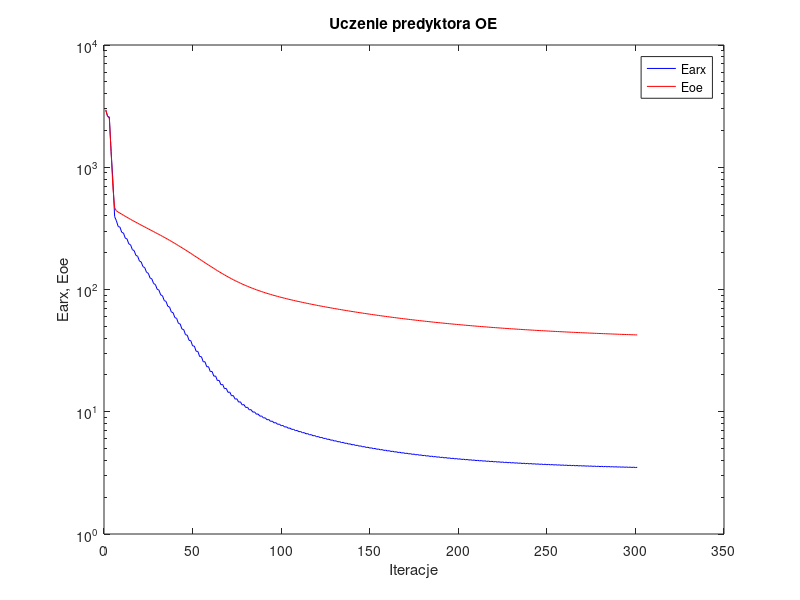
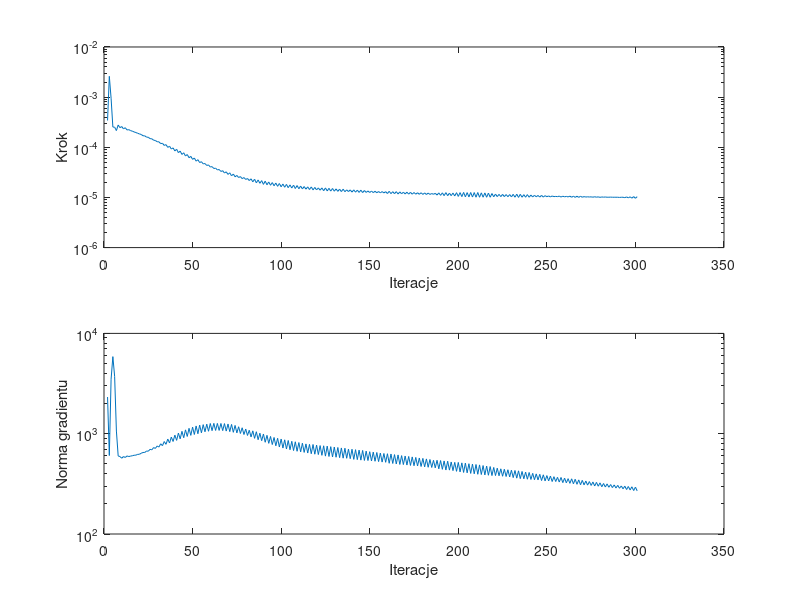

Recreate these plots in MATLAB, in order.
%uczenie predyktora oe
clear all;
n=0; farx(n+1)=2.923812e+003; foe(n+1)=2.955746e+003; wspucz(n+1)=0.000000e+000; ng(n+1)=0.000000e+000;
n=1; farx(n+1)=2.618872e+003; foe(n+1)=2.611921e+003; krok(n+1)=3.423805e-004; ng(n+1)=2.320758e+003;
n=2; farx(n+1)=2.577998e+003; foe(n+1)=2.522272e+003; krok(n+1)=2.598953e-003; ng(n+1)=6.061006e+002;
n=3; farx(n+1)=1.344678e+003; foe(n+1)=1.354184e+003; krok(n+1)=9.511937e-004; ng(n+1)=3.491507e+003;
n=4; farx(n+1)=7.881820e+002; foe(n+1)=6.935181e+002; krok(n+1)=2.534717e-004; ng(n+1)=5.866021e+003;
n=5; farx(n+1)=3.947691e+002; foe(n+1)=4.669193e+002; krok(n+1)=2.516773e-004; ng(n+1)=3.727660e+003;
n=6; farx(n+1)=3.646176e+002; foe(n+1)=4.393671e+002; krok(n+1)=2.154098e-004; ng(n+1)=1.062299e+003;
n=7; farx(n+1)=3.276907e+002; foe(n+1)=4.299765e+002; krok(n+1)=2.778542e-004; ng(n+1)=6.005183e+002;
n=8; farx(n+1)=3.236383e+002; foe(n+1)=4.214621e+002; krok(n+1)=2.463545e-004; ng(n+1)=5.915641e+002;
n=9; farx(n+1)=2.938062e+002; foe(n+1)=4.129406e+002; krok(n+1)=2.594055e-004; ng(n+1)=5.696942e+002;
n=10; farx(n+1)=2.894232e+002; foe(n+1)=4.049115e+002; krok(n+1)=2.326282e-004; ng(n+1)=5.917225e+002;
n=11; farx(n+1)=2.631323e+002; foe(n+1)=3.969146e+002; krok(n+1)=2.456241e-004; ng(n+1)=5.795028e+002;
n=12; farx(n+1)=2.590482e+002; foe(n+1)=3.893849e+002; krok(n+1)=2.215284e-004; ng(n+1)=6.006464e+002;
n=13; farx(n+1)=2.362187e+002; foe(n+1)=3.819126e+002; krok(n+1)=2.247399e-004; ng(n+1)=5.913953e+002;
n=14; farx(n+1)=2.320936e+002; foe(n+1)=3.748581e+002; krok(n+1)=2.151397e-004; ng(n+1)=5.983002e+002;
n=15; farx(n+1)=2.119388e+002; foe(n+1)=3.678655e+002; krok(n+1)=2.093566e-004; ng(n+1)=6.028407e+002;
n=16; farx(n+1)=2.081751e+002; foe(n+1)=3.612451e+002; krok(n+1)=2.026610e-004; ng(n+1)=6.096679e+002;
n=17; farx(n+1)=1.903244e+002; foe(n+1)=3.546769e+002; krok(n+1)=1.963632e-004; ng(n+1)=6.112450e+002;
n=18; farx(n+1)=1.869084e+002; foe(n+1)=3.484330e+002; krok(n+1)=1.906434e-004; ng(n+1)=6.219976e+002;
n=19; farx(n+1)=1.709856e+002; foe(n+1)=3.422268e+002; krok(n+1)=1.845902e-004; ng(n+1)=6.236137e+002;
n=20; farx(n+1)=1.679495e+002; foe(n+1)=3.363030e+002; krok(n+1)=1.802468e-004; ng(n+1)=6.381190e+002;
n=21; farx(n+1)=1.537964e+002; foe(n+1)=3.303934e+002; krok(n+1)=1.697983e-004; ng(n+1)=6.500201e+002;
n=22; farx(n+1)=1.509952e+002; foe(n+1)=3.247251e+002; krok(n+1)=1.691914e-004; ng(n+1)=6.502729e+002;
n=23; farx(n+1)=1.382823e+002; foe(n+1)=3.190641e+002; krok(n+1)=1.596151e-004; ng(n+1)=6.716271e+002;
n=24; farx(n+1)=1.358059e+002; foe(n+1)=3.136086e+002; krok(n+1)=1.582138e-004; ng(n+1)=6.693543e+002;
n=25; farx(n+1)=1.243419e+002; foe(n+1)=3.081448e+002; krok(n+1)=1.487962e-004; ng(n+1)=6.981891e+002;
n=26; farx(n+1)=1.221683e+002; foe(n+1)=3.028600e+002; krok(n+1)=1.477757e-004; ng(n+1)=6.905001e+002;
n=27; farx(n+1)=1.117983e+002; foe(n+1)=2.975536e+002; krok(n+1)=1.383684e-004; ng(n+1)=7.270660e+002;
n=28; farx(n+1)=1.099070e+002; foe(n+1)=2.924054e+002; krok(n+1)=1.367364e-004; ng(n+1)=7.135506e+002;
n=29; farx(n+1)=1.005318e+002; foe(n+1)=2.872281e+002; krok(n+1)=1.289393e-004; ng(n+1)=7.541711e+002;
n=30; farx(n+1)=9.886687e+001; foe(n+1)=2.821866e+002; krok(n+1)=1.287051e-004; ng(n+1)=7.360348e+002;
n=31; farx(n+1)=9.037528e+001; foe(n+1)=2.771091e+002; krok(n+1)=1.182988e-004; ng(n+1)=7.929803e+002;
n=32; farx(n+1)=8.892017e+001; foe(n+1)=2.721546e+002; krok(n+1)=1.202765e-004; ng(n+1)=7.596725e+002;
n=33; farx(n+1)=8.122598e+001; foe(n+1)=2.671628e+002; krok(n+1)=1.089132e-004; ng(n+1)=8.353060e+002;
n=34; farx(n+1)=7.995820e+001; foe(n+1)=2.622810e+002; krok(n+1)=1.131625e-004; ng(n+1)=7.836710e+002;
n=35; farx(n+1)=7.297400e+001; foe(n+1)=2.573591e+002; krok(n+1)=9.960454e-005; ng(n+1)=8.840454e+002;
n=36; farx(n+1)=7.188327e+001; foe(n+1)=2.525429e+002; krok(n+1)=1.051134e-004; ng(n+1)=8.086447e+002;
n=37; farx(n+1)=6.552839e+001; foe(n+1)=2.476961e+002; krok(n+1)=9.229511e-005; ng(n+1)=9.251412e+002;
n=38; farx(n+1)=6.462386e+001; foe(n+1)=2.429491e+002; krok(n+1)=9.729960e-005; ng(n+1)=8.365873e+002;
n=39; farx(n+1)=5.888230e+001; foe(n+1)=2.381769e+002; krok(n+1)=8.459568e-005; ng(n+1)=9.678141e+002;
n=40; farx(n+1)=5.809595e+001; foe(n+1)=2.334888e+002; krok(n+1)=9.144347e-005; ng(n+1)=8.580513e+002;
n=41; farx(n+1)=5.285401e+001; foe(n+1)=2.287910e+002; krok(n+1)=7.813213e-005; ng(n+1)=1.014825e+003;
n=42; farx(n+1)=5.224299e+001; foe(n+1)=2.241889e+002; krok(n+1)=8.408970e-005; ng(n+1)=8.883167e+002;
n=43; farx(n+1)=4.749536e+001; foe(n+1)=2.195804e+002; krok(n+1)=7.197288e-005; ng(n+1)=1.056037e+003;
n=44; farx(n+1)=4.699927e+001; foe(n+1)=2.150624e+002; krok(n+1)=7.773395e-005; ng(n+1)=9.116396e+002;
n=45; farx(n+1)=4.268332e+001; foe(n+1)=2.105590e+002; krok(n+1)=6.702866e-005; ng(n+1)=1.092058e+003;
n=46; farx(n+1)=4.232095e+001; foe(n+1)=2.061484e+002; krok(n+1)=7.166629e-005; ng(n+1)=9.389878e+002;
n=47; farx(n+1)=3.840707e+001; foe(n+1)=2.017585e+002; krok(n+1)=6.197037e-005; ng(n+1)=1.131244e+003;
n=48; farx(n+1)=3.814794e+001; foe(n+1)=1.974663e+002; krok(n+1)=6.596013e-005; ng(n+1)=9.624130e+002;
n=49; farx(n+1)=3.461511e+001; foe(n+1)=1.932090e+002; krok(n+1)=5.745483e-005; ng(n+1)=1.163008e+003;
n=50; farx(n+1)=3.443681e+001; foe(n+1)=1.890481e+002; krok(n+1)=6.108764e-005; ng(n+1)=9.818358e+002;
n=51; farx(n+1)=3.126346e+001; foe(n+1)=1.849365e+002; krok(n+1)=5.294446e-005; ng(n+1)=1.194371e+003;
n=52; farx(n+1)=3.113859e+001; foe(n+1)=1.809184e+002; krok(n+1)=5.665485e-005; ng(n+1)=9.989087e+002;
n=53; farx(n+1)=2.826983e+001; foe(n+1)=1.769703e+002; krok(n+1)=4.960813e-005; ng(n+1)=1.217702e+003;
n=54; farx(n+1)=2.821917e+001; foe(n+1)=1.731234e+002; krok(n+1)=5.162212e-005; ng(n+1)=1.020654e+003;
n=55; farx(n+1)=2.563742e+001; foe(n+1)=1.693534e+002; krok(n+1)=4.669572e-005; ng(n+1)=1.231342e+003;
n=56; farx(n+1)=2.564314e+001; foe(n+1)=1.656873e+002; krok(n+1)=4.743595e-005; ng(n+1)=1.045383e+003;
n=57; farx(n+1)=2.334026e+001; foe(n+1)=1.621038e+002; krok(n+1)=4.341873e-005; ng(n+1)=1.245183e+003;
n=58; farx(n+1)=2.337396e+001; foe(n+1)=1.586231e+002; krok(n+1)=4.453216e-005; ng(n+1)=1.057671e+003;
n=59; farx(n+1)=2.130827e+001; foe(n+1)=1.552324e+002; krok(n+1)=4.037383e-005; ng(n+1)=1.263984e+003;
n=60; farx(n+1)=2.137287e+001; foe(n+1)=1.519503e+002; krok(n+1)=4.116566e-005; ng(n+1)=1.072523e+003;
n=61; farx(n+1)=1.953668e+001; foe(n+1)=1.487610e+002; krok(n+1)=3.773212e-005; ng(n+1)=1.267637e+003;
n=62; farx(n+1)=1.961380e+001; foe(n+1)=1.456793e+002; krok(n+1)=3.840954e-005; ng(n+1)=1.077613e+003;
n=63; farx(n+1)=1.798488e+001; foe(n+1)=1.426939e+002; krok(n+1)=3.533295e-005; ng(n+1)=1.266350e+003;
n=64; farx(n+1)=1.807104e+001; foe(n+1)=1.398148e+002; krok(n+1)=3.609728e-005; ng(n+1)=1.078264e+003;
n=65; farx(n+1)=1.662820e+001; foe(n+1)=1.370317e+002; krok(n+1)=3.298238e-005; ng(n+1)=1.264798e+003;
n=66; farx(n+1)=1.671841e+001; foe(n+1)=1.343534e+002; krok(n+1)=3.415827e-005; ng(n+1)=1.073526e+003;
n=67; farx(n+1)=1.544398e+001; foe(n+1)=1.317681e+002; krok(n+1)=3.070447e-005; ng(n+1)=1.261078e+003;
n=68; farx(n+1)=1.553087e+001; foe(n+1)=1.292848e+002; krok(n+1)=3.242569e-005; ng(n+1)=1.062170e+003;
n=69; farx(n+1)=1.440630e+001; foe(n+1)=1.268922e+002; krok(n+1)=2.877521e-005; ng(n+1)=1.249195e+003;
n=70; farx(n+1)=1.449047e+001; foe(n+1)=1.245974e+002; krok(n+1)=3.098519e-005; ng(n+1)=1.048280e+003;
n=71; farx(n+1)=1.349601e+001; foe(n+1)=1.223872e+002; krok(n+1)=2.697415e-005; ng(n+1)=1.237423e+003;
n=72; farx(n+1)=1.357463e+001; foe(n+1)=1.202723e+002; krok(n+1)=2.931600e-005; ng(n+1)=1.032482e+003;
n=73; farx(n+1)=1.269351e+001; foe(n+1)=1.182395e+002; krok(n+1)=2.580710e-005; ng(n+1)=1.209400e+003;
n=74; farx(n+1)=1.277056e+001; foe(n+1)=1.162972e+002; krok(n+1)=2.746916e-005; ng(n+1)=1.018856e+003;
n=75; farx(n+1)=1.198852e+001; foe(n+1)=1.144310e+002; krok(n+1)=2.496301e-005; ng(n+1)=1.172868e+003;
n=76; farx(n+1)=1.206697e+001; foe(n+1)=1.126493e+002; krok(n+1)=2.605170e-005; ng(n+1)=1.004775e+003;
n=77; farx(n+1)=1.137468e+001; foe(n+1)=1.109340e+002; krok(n+1)=2.372164e-005; ng(n+1)=1.145847e+003;
n=78; farx(n+1)=1.144573e+001; foe(n+1)=1.092968e+002; krok(n+1)=2.492239e-005; ng(n+1)=9.813486e+002;
n=79; farx(n+1)=1.082974e+001; foe(n+1)=1.077213e+002; krok(n+1)=2.284676e-005; ng(n+1)=1.112919e+003;
n=80; farx(n+1)=1.089745e+001; foe(n+1)=1.062178e+002; krok(n+1)=2.382783e-005; ng(n+1)=9.605609e+002;
n=81; farx(n+1)=1.035357e+001; foe(n+1)=1.047691e+002; krok(n+1)=2.170937e-005; ng(n+1)=1.082697e+003;
n=82; farx(n+1)=1.041263e+001; foe(n+1)=1.033829e+002; krok(n+1)=2.352777e-005; ng(n+1)=9.289442e+002;
n=83; farx(n+1)=9.927381e+000; foe(n+1)=1.020457e+002; krok(n+1)=2.047978e-005; ng(n+1)=1.067697e+003;
n=84; farx(n+1)=9.979192e+000; foe(n+1)=1.007656e+002; krok(n+1)=2.307378e-005; ng(n+1)=8.990669e+002;
n=85; farx(n+1)=9.544397e+000; foe(n+1)=9.952984e+001; krok(n+1)=1.954543e-005; ng(n+1)=1.045889e+003;
n=86; farx(n+1)=9.589646e+000; foe(n+1)=9.834604e+001; krok(n+1)=2.230894e-005; ng(n+1)=8.712343e+002;
n=87; farx(n+1)=9.196448e+000; foe(n+1)=9.720525e+001; krok(n+1)=1.914386e-005; ng(n+1)=1.011462e+003;
n=88; farx(n+1)=9.242394e+000; foe(n+1)=9.611230e+001; krok(n+1)=2.167257e-005; ng(n+1)=8.516679e+002;
n=89; farx(n+1)=8.887709e+000; foe(n+1)=9.505120e+001; krok(n+1)=1.821554e-005; ng(n+1)=9.933360e+002;
n=90; farx(n+1)=8.926328e+000; foe(n+1)=9.403299e+001; krok(n+1)=2.114892e-005; ng(n+1)=8.215105e+002;
n=91; farx(n+1)=8.603204e+000; foe(n+1)=9.304805e+001; krok(n+1)=1.789045e-005; ng(n+1)=9.634805e+002;
n=92; farx(n+1)=8.640581e+000; foe(n+1)=9.210162e+001; krok(n+1)=2.036880e-005; ng(n+1)=8.015547e+002;
n=93; farx(n+1)=8.345411e+000; foe(n+1)=9.118343e+001; krok(n+1)=1.749394e-005; ng(n+1)=9.388551e+002;
n=94; farx(n+1)=8.380404e+000; foe(n+1)=9.029922e+001; krok(n+1)=1.977673e-005; ng(n+1)=7.796613e+002;
n=95; farx(n+1)=8.109659e+000; foe(n+1)=8.943999e+001; krok(n+1)=1.709205e-005; ng(n+1)=9.170222e+002;
n=96; farx(n+1)=8.142387e+000; foe(n+1)=8.861060e+001; krok(n+1)=1.934393e-005; ng(n+1)=7.576973e+002;
n=97; farx(n+1)=7.892515e+000; foe(n+1)=8.780300e+001; krok(n+1)=1.666649e-005; ng(n+1)=9.000811e+002;
n=98; farx(n+1)=7.923158e+000; foe(n+1)=8.702233e+001; krok(n+1)=1.894313e-005; ng(n+1)=7.365926e+002;
n=99; farx(n+1)=7.691234e+000; foe(n+1)=8.626080e+001; krok(n+1)=1.630719e-005; ng(n+1)=8.848464e+002;
n=100; farx(n+1)=7.720260e+000; foe(n+1)=8.552392e+001; krok(n+1)=1.850362e-005; ng(n+1)=7.196400e+002;
n=101; farx(n+1)=7.504538e+000; foe(n+1)=8.480390e+001; krok(n+1)=1.597838e-005; ng(n+1)=8.691775e+002;
n=102; farx(n+1)=7.531910e+000; foe(n+1)=8.410571e+001; krok(n+1)=1.817813e-005; ng(n+1)=7.036671e+002;
n=103; farx(n+1)=7.330066e+000; foe(n+1)=8.342244e+001; krok(n+1)=1.565988e-005; ng(n+1)=8.558470e+002;
n=104; farx(n+1)=7.355954e+000; foe(n+1)=8.275915e+001; krok(n+1)=1.777520e-005; ng(n+1)=6.916655e+002;
n=105; farx(n+1)=7.167000e+000; foe(n+1)=8.210967e+001; krok(n+1)=1.539716e-005; ng(n+1)=8.397640e+002;
n=106; farx(n+1)=7.191731e+000; foe(n+1)=8.147735e+001; krok(n+1)=1.759837e-005; ng(n+1)=6.791528e+002;
n=107; farx(n+1)=7.013331e+000; foe(n+1)=8.085690e+001; krok(n+1)=1.506057e-005; ng(n+1)=8.307105e+002;
n=108; farx(n+1)=7.036943e+000; foe(n+1)=8.025291e+001; krok(n+1)=1.726474e-005; ng(n+1)=6.680655e+002;
n=109; farx(n+1)=6.868067e+000; foe(n+1)=7.966007e+001; krok(n+1)=1.489515e-005; ng(n+1)=8.163460e+002;
n=110; farx(n+1)=6.891234e+000; foe(n+1)=7.908234e+001; krok(n+1)=1.689172e-005; ng(n+1)=6.590828e+002;
n=111; farx(n+1)=6.730753e+000; foe(n+1)=7.851462e+001; krok(n+1)=1.476011e-005; ng(n+1)=8.040369e+002;
n=112; farx(n+1)=6.753617e+000; foe(n+1)=7.796094e+001; krok(n+1)=1.649119e-005; ng(n+1)=6.510326e+002;
n=113; farx(n+1)=6.601244e+000; foe(n+1)=7.741639e+001; krok(n+1)=1.461294e-005; ng(n+1)=7.910864e+002;
n=114; farx(n+1)=6.623586e+000; foe(n+1)=7.688418e+001; krok(n+1)=1.625849e-005; ng(n+1)=6.415479e+002;
n=115; farx(n+1)=6.478504e+000; foe(n+1)=7.636035e+001; krok(n+1)=1.438760e-005; ng(n+1)=7.824870e+002;
n=116; farx(n+1)=6.500523e+000; foe(n+1)=7.584766e+001; krok(n+1)=1.621284e-005; ng(n+1)=6.314847e+002;
n=117; farx(n+1)=6.360973e+000; foe(n+1)=7.534199e+001; krok(n+1)=1.414532e-005; ng(n+1)=7.805479e+002;
n=118; farx(n+1)=6.382833e+000; foe(n+1)=7.484811e+001; krok(n+1)=1.583652e-005; ng(n+1)=6.245328e+002;
n=119; farx(n+1)=6.248789e+000; foe(n+1)=7.436110e+001; krok(n+1)=1.414532e-005; ng(n+1)=7.696440e+002;
n=120; farx(n+1)=6.271108e+000; foe(n+1)=7.388496e+001; krok(n+1)=1.549259e-005; ng(n+1)=6.193974e+002;
n=121; farx(n+1)=6.143134e+000; foe(n+1)=7.341478e+001; krok(n+1)=1.393983e-005; ng(n+1)=7.612434e+002;
n=122; farx(n+1)=6.164846e+000; foe(n+1)=7.295401e+001; krok(n+1)=1.549259e-005; ng(n+1)=6.087393e+002;
n=123; farx(n+1)=6.042276e+000; foe(n+1)=7.249883e+001; krok(n+1)=1.361415e-005; ng(n+1)=7.576032e+002;
n=124; farx(n+1)=6.063094e+000; foe(n+1)=7.205209e+001; krok(n+1)=1.549177e-005; ng(n+1)=5.977712e+002;
n=125; farx(n+1)=5.944570e+000; foe(n+1)=7.161131e+001; krok(n+1)=1.348707e-005; ng(n+1)=7.521239e+002;
n=126; farx(n+1)=5.965616e+000; foe(n+1)=7.117920e+001; krok(n+1)=1.519948e-005; ng(n+1)=5.928052e+002;
n=127; farx(n+1)=5.851591e+000; foe(n+1)=7.075273e+001; krok(n+1)=1.338683e-005; ng(n+1)=7.428247e+002;
n=128; farx(n+1)=5.872571e+000; foe(n+1)=7.033390e+001; krok(n+1)=1.507081e-005; ng(n+1)=5.858886e+002;
n=129; farx(n+1)=5.761927e+000; foe(n+1)=6.992051e+001; krok(n+1)=1.331856e-005; ng(n+1)=7.362564e+002;
n=130; farx(n+1)=5.783474e+000; foe(n+1)=6.951494e+001; krok(n+1)=1.481560e-005; ng(n+1)=5.826196e+002;
n=131; farx(n+1)=5.676508e+000; foe(n+1)=6.911415e+001; krok(n+1)=1.321254e-005; ng(n+1)=7.286459e+002;
n=132; farx(n+1)=5.698108e+000; foe(n+1)=6.872069e+001; krok(n+1)=1.465430e-005; ng(n+1)=5.769317e+002;
n=133; farx(n+1)=5.594754e+000; foe(n+1)=6.833189e+001; krok(n+1)=1.308609e-005; ng(n+1)=7.210897e+002;
n=134; farx(n+1)=5.616439e+000; foe(n+1)=6.794980e+001; krok(n+1)=1.460917e-005; ng(n+1)=5.703484e+002;
n=135; farx(n+1)=5.515439e+000; foe(n+1)=6.757207e+001; krok(n+1)=1.302585e-005; ng(n+1)=7.163878e+002;
n=136; farx(n+1)=5.537490e+000; foe(n+1)=6.720166e+001; krok(n+1)=1.416371e-005; ng(n+1)=5.687615e+002;
n=137; farx(n+1)=5.440019e+000; foe(n+1)=6.683572e+001; krok(n+1)=1.308609e-005; ng(n+1)=7.023550e+002;
n=138; farx(n+1)=5.462556e+000; foe(n+1)=6.647592e+001; krok(n+1)=1.414532e-005; ng(n+1)=5.637430e+002;
n=139; farx(n+1)=5.368276e+000; foe(n+1)=6.611994e+001; krok(n+1)=1.277945e-005; ng(n+1)=6.996716e+002;
n=140; farx(n+1)=5.390194e+000; foe(n+1)=6.576963e+001; krok(n+1)=1.416371e-005; ng(n+1)=5.545161e+002;
n=141; farx(n+1)=5.298262e+000; foe(n+1)=6.542370e+001; krok(n+1)=1.273164e-005; ng(n+1)=6.928634e+002;
n=142; farx(n+1)=5.320723e+000; foe(n+1)=6.508352e+001; krok(n+1)=1.399157e-005; ng(n+1)=5.514735e+002;
n=143; farx(n+1)=5.231518e+000; foe(n+1)=6.474724e+001; krok(n+1)=1.259797e-005; ng(n+1)=6.861854e+002;
n=144; farx(n+1)=5.254020e+000; foe(n+1)=6.441627e+001; krok(n+1)=1.396978e-005; ng(n+1)=5.451623e+002;
n=145; farx(n+1)=5.166936e+000; foe(n+1)=6.408913e+001; krok(n+1)=1.249822e-005; ng(n+1)=6.808968e+002;
n=146; farx(n+1)=5.189531e+000; foe(n+1)=6.376745e+001; krok(n+1)=1.373458e-005; ng(n+1)=5.412010e+002;
n=147; farx(n+1)=5.104436e+000; foe(n+1)=6.344974e+001; krok(n+1)=1.259177e-005; ng(n+1)=6.704689e+002;
n=148; farx(n+1)=5.127705e+000; foe(n+1)=6.313732e+001; krok(n+1)=1.346311e-005; ng(n+1)=5.400502e+002;
n=149; farx(n+1)=5.044950e+000; foe(n+1)=6.282847e+001; krok(n+1)=1.254943e-005; ng(n+1)=6.617586e+002;
n=150; farx(n+1)=5.068407e+000; foe(n+1)=6.252452e+001; krok(n+1)=1.338683e-005; ng(n+1)=5.350723e+002;
n=151; farx(n+1)=4.987527e+000; foe(n+1)=6.222402e+001; krok(n+1)=1.248150e-005; ng(n+1)=6.555979e+002;
n=152; farx(n+1)=5.011359e+000; foe(n+1)=6.192839e+001; krok(n+1)=1.328171e-005; ng(n+1)=5.312634e+002;
n=153; farx(n+1)=4.932317e+000; foe(n+1)=6.163596e+001; krok(n+1)=1.240203e-005; ng(n+1)=6.495717e+002;
n=154; farx(n+1)=4.956260e+000; foe(n+1)=6.134833e+001; krok(n+1)=1.312268e-005; ng(n+1)=5.270614e+002;
n=155; farx(n+1)=4.879409e+000; foe(n+1)=6.106392e+001; krok(n+1)=1.234279e-005; ng(n+1)=6.409884e+002;
n=156; farx(n+1)=4.903388e+000; foe(n+1)=6.078390e+001; krok(n+1)=1.308609e-005; ng(n+1)=5.212762e+002;
n=157; farx(n+1)=4.827996e+000; foe(n+1)=6.050707e+001; krok(n+1)=1.231075e-005; ng(n+1)=6.349667e+002;
n=158; farx(n+1)=4.852681e+000; foe(n+1)=6.023471e+001; krok(n+1)=1.302585e-005; ng(n+1)=5.186430e+002;
n=159; farx(n+1)=4.779756e+000; foe(n+1)=5.996504e+001; krok(n+1)=1.197415e-005; ng(n+1)=6.315424e+002;
n=160; farx(n+1)=4.803686e+000; foe(n+1)=5.969917e+001; krok(n+1)=1.323611e-005; ng(n+1)=5.070950e+002;
n=161; farx(n+1)=4.731886e+000; foe(n+1)=5.943644e+001; krok(n+1)=1.191391e-005; ng(n+1)=6.273381e+002;
n=162; farx(n+1)=4.756198e+000; foe(n+1)=5.917794e+001; krok(n+1)=1.302487e-005; ng(n+1)=5.048648e+002;
n=163; farx(n+1)=4.686294e+000; foe(n+1)=5.892240e+001; krok(n+1)=1.185899e-005; ng(n+1)=6.188822e+002;
n=164; farx(n+1)=4.710736e+000; foe(n+1)=5.867061e+001; krok(n+1)=1.304922e-005; ng(n+1)=4.991544e+002;
n=165; farx(n+1)=4.642297e+000; foe(n+1)=5.842161e+001; krok(n+1)=1.171829e-005; ng(n+1)=6.145475e+002;
n=166; farx(n+1)=4.666482e+000; foe(n+1)=5.817638e+001; krok(n+1)=1.290553e-005; ng(n+1)=4.937490e+002;
n=167; farx(n+1)=4.599354e+000; foe(n+1)=5.793430e+001; krok(n+1)=1.182351e-005; ng(n+1)=6.045875e+002;
n=168; farx(n+1)=4.624186e+000; foe(n+1)=5.769589e+001; krok(n+1)=1.274727e-005; ng(n+1)=4.924082e+002;
n=169; farx(n+1)=4.558550e+000; foe(n+1)=5.746014e+001; krok(n+1)=1.171829e-005; ng(n+1)=5.987857e+002;
n=170; farx(n+1)=4.583402e+000; foe(n+1)=5.722789e+001; krok(n+1)=1.273164e-005; ng(n+1)=4.869524e+002;
n=171; farx(n+1)=4.519045e+000; foe(n+1)=5.699829e+001; krok(n+1)=1.164400e-005; ng(n+1)=5.931092e+002;
n=172; farx(n+1)=4.544038e+000; foe(n+1)=5.677215e+001; krok(n+1)=1.266631e-005; ng(n+1)=4.826576e+002;
n=173; farx(n+1)=4.480812e+000; foe(n+1)=5.654856e+001; krok(n+1)=1.161317e-005; ng(n+1)=5.869693e+002;
n=174; farx(n+1)=4.506011e+000; foe(n+1)=5.632846e+001; krok(n+1)=1.253880e-005; ng(n+1)=4.794565e+002;
n=175; farx(n+1)=4.443929e+000; foe(n+1)=5.611079e+001; krok(n+1)=1.161317e-005; ng(n+1)=5.798833e+002;
n=176; farx(n+1)=4.469329e+000; foe(n+1)=5.589655e+001; krok(n+1)=1.240203e-005; ng(n+1)=4.764562e+002;
n=177; farx(n+1)=4.408673e+000; foe(n+1)=5.568464e+001; krok(n+1)=1.155377e-005; ng(n+1)=5.726412e+002;
n=178; farx(n+1)=4.434090e+000; foe(n+1)=5.547592e+001; krok(n+1)=1.240203e-005; ng(n+1)=4.711592e+002;
n=179; farx(n+1)=4.374485e+000; foe(n+1)=5.526946e+001; krok(n+1)=1.148266e-005; ng(n+1)=5.674439e+002;
n=180; farx(n+1)=4.399956e+000; foe(n+1)=5.506620e+001; krok(n+1)=1.231075e-005; ng(n+1)=4.671876e+002;
n=181; farx(n+1)=4.341566e+000; foe(n+1)=5.486517e+001; krok(n+1)=1.144248e-005; ng(n+1)=5.605672e+002;
n=182; farx(n+1)=4.366965e+000; foe(n+1)=5.466718e+001; krok(n+1)=1.221743e-005; ng(n+1)=4.627794e+002;
n=183; farx(n+1)=4.309533e+000; foe(n+1)=5.447146e+001; krok(n+1)=1.148266e-005; ng(n+1)=5.530873e+002;
n=184; farx(n+1)=4.334917e+000; foe(n+1)=5.427874e+001; krok(n+1)=1.197415e-005; ng(n+1)=4.605246e+002;
n=185; farx(n+1)=4.278839e+000; foe(n+1)=5.408825e+001; krok(n+1)=1.155324e-005; ng(n+1)=5.428970e+002;
n=186; farx(n+1)=4.304821e+000; foe(n+1)=5.390055e+001; krok(n+1)=1.209447e-005; ng(n+1)=4.567073e+002;
n=187; farx(n+1)=4.250022e+000; foe(n+1)=5.371468e+001; krok(n+1)=1.115447e-005; ng(n+1)=5.432821e+002;
n=188; farx(n+1)=4.275417e+000; foe(n+1)=5.353134e+001; krok(n+1)=1.233369e-005; ng(n+1)=4.464551e+002;
n=189; farx(n+1)=4.221506e+000; foe(n+1)=5.335004e+001; krok(n+1)=1.101046e-005; ng(n+1)=5.399712e+002;
n=190; farx(n+1)=4.246886e+000; foe(n+1)=5.317132e+001; krok(n+1)=1.235197e-005; ng(n+1)=4.413791e+002;
n=191; farx(n+1)=4.194183e+000; foe(n+1)=5.299461e+001; krok(n+1)=1.085468e-005; ng(n+1)=5.351390e+002;
n=192; farx(n+1)=4.219405e+000; foe(n+1)=5.282012e+001; krok(n+1)=1.248325e-005; ng(n+1)=4.345695e+002;
n=193; farx(n+1)=4.167042e+000; foe(n+1)=5.264769e+001; krok(n+1)=1.083629e-005; ng(n+1)=5.316844e+002;
n=194; farx(n+1)=4.192374e+000; foe(n+1)=5.247811e+001; krok(n+1)=1.219587e-005; ng(n+1)=4.335613e+002;
n=195; farx(n+1)=4.141382e+000; foe(n+1)=5.231051e+001; krok(n+1)=1.085468e-005; ng(n+1)=5.225040e+002;
n=196; farx(n+1)=4.166661e+000; foe(n+1)=5.214517e+001; krok(n+1)=1.221743e-005; ng(n+1)=4.285377e+002;
n=197; farx(n+1)=4.116814e+000; foe(n+1)=5.198178e+001; krok(n+1)=1.069939e-005; ng(n+1)=5.178832e+002;
n=198; farx(n+1)=4.142124e+000; foe(n+1)=5.182029e+001; krok(n+1)=1.245057e-005; ng(n+1)=4.217088e+002;
n=199; farx(n+1)=4.092858e+000; foe(n+1)=5.166048e+001; krok(n+1)=1.048504e-005; ng(n+1)=5.171238e+002;
n=200; farx(n+1)=4.117975e+000; foe(n+1)=5.150287e+001; krok(n+1)=1.248325e-005; ng(n+1)=4.162045e+002;
n=201; farx(n+1)=4.069671e+000; foe(n+1)=5.134710e+001; krok(n+1)=1.039083e-005; ng(n+1)=5.119892e+002;
n=202; farx(n+1)=4.094809e+000; foe(n+1)=5.119328e+001; krok(n+1)=1.259177e-005; ng(n+1)=4.109106e+002;
n=203; farx(n+1)=4.047028e+000; foe(n+1)=5.104109e+001; krok(n+1)=1.029142e-005; ng(n+1)=5.090640e+002;
n=204; farx(n+1)=4.072038e+000; foe(n+1)=5.089126e+001; krok(n+1)=1.248325e-005; ng(n+1)=4.072840e+002;
n=205; farx(n+1)=4.025381e+000; foe(n+1)=5.074318e+001; krok(n+1)=1.023989e-005; ng(n+1)=5.021321e+002;
n=206; farx(n+1)=4.050242e+000; foe(n+1)=5.059687e+001; krok(n+1)=1.254943e-005; ng(n+1)=4.018848e+002;
n=207; farx(n+1)=4.004195e+000; foe(n+1)=5.045240e+001; krok(n+1)=1.018440e-005; ng(n+1)=4.977793e+002;
n=208; farx(n+1)=4.029134e+000; foe(n+1)=5.030990e+001; krok(n+1)=1.251675e-005; ng(n+1)=3.984922e+002;
n=209; farx(n+1)=3.983848e+000; foe(n+1)=5.016897e+001; krok(n+1)=1.010485e-005; ng(n+1)=4.931164e+002;
n=210; farx(n+1)=4.008709e+000; foe(n+1)=5.002996e+001; krok(n+1)=1.253880e-005; ng(n+1)=3.939977e+002;
n=211; farx(n+1)=3.963886e+000; foe(n+1)=4.989248e+001; krok(n+1)=1.009346e-005; ng(n+1)=4.885428e+002;
n=212; farx(n+1)=3.988721e+000; foe(n+1)=4.975730e+001; krok(n+1)=1.235197e-005; ng(n+1)=3.918473e+002;
n=213; farx(n+1)=3.944814e+000; foe(n+1)=4.962359e+001; krok(n+1)=1.010255e-005; ng(n+1)=4.812975e+002;
n=214; farx(n+1)=3.969564e+000; foe(n+1)=4.949181e+001; krok(n+1)=1.231075e-005; ng(n+1)=3.880880e+002;
n=215; farx(n+1)=3.926265e+000; foe(n+1)=4.936148e+001; krok(n+1)=1.009346e-005; ng(n+1)=4.759369e+002;
n=216; farx(n+1)=3.951016e+000; foe(n+1)=4.923317e+001; krok(n+1)=1.222055e-005; ng(n+1)=3.852516e+002;
n=217; farx(n+1)=3.908327e+000; foe(n+1)=4.910616e+001; krok(n+1)=1.009346e-005; ng(n+1)=4.703806e+002;
n=218; farx(n+1)=3.932702e+000; foe(n+1)=4.898121e+001; krok(n+1)=1.197415e-005; ng(n+1)=3.824966e+002;
n=219; farx(n+1)=3.890694e+000; foe(n+1)=4.885793e+001; krok(n+1)=1.029142e-005; ng(n+1)=4.608883e+002;
n=220; farx(n+1)=3.915191e+000; foe(n+1)=4.873654e+001; krok(n+1)=1.168144e-005; ng(n+1)=3.825135e+002;
n=221; farx(n+1)=3.873898e+000; foe(n+1)=4.861657e+001; krok(n+1)=1.038706e-005; ng(n+1)=4.532220e+002;
n=222; farx(n+1)=3.898340e+000; foe(n+1)=4.849835e+001; krok(n+1)=1.151293e-005; ng(n+1)=3.805748e+002;
n=223; farx(n+1)=3.857895e+000; foe(n+1)=4.838148e+001; krok(n+1)=1.039083e-005; ng(n+1)=4.465577e+002;
n=224; farx(n+1)=3.882222e+000; foe(n+1)=4.826614e+001; krok(n+1)=1.151293e-005; ng(n+1)=3.765871e+002;
n=225; farx(n+1)=3.842191e+000; foe(n+1)=4.815211e+001; krok(n+1)=1.038706e-005; ng(n+1)=4.421213e+002;
n=226; farx(n+1)=3.866543e+000; foe(n+1)=4.803971e+001; krok(n+1)=1.141354e-005; ng(n+1)=3.743985e+002;
n=227; farx(n+1)=3.827199e+000; foe(n+1)=4.792850e+001; krok(n+1)=1.034570e-005; ng(n+1)=4.369988e+002;
n=228; farx(n+1)=3.851404e+000; foe(n+1)=4.781882e+001; krok(n+1)=1.141354e-005; ng(n+1)=3.703978e+002;
n=229; farx(n+1)=3.812826e+000; foe(n+1)=4.771031e+001; krok(n+1)=1.023989e-005; ng(n+1)=4.325365e+002;
n=230; farx(n+1)=3.836873e+000; foe(n+1)=4.760314e+001; krok(n+1)=1.153689e-005; ng(n+1)=3.650775e+002;
n=231; farx(n+1)=3.798812e+000; foe(n+1)=4.749711e+001; krok(n+1)=1.010485e-005; ng(n+1)=4.297522e+002;
n=232; farx(n+1)=3.822710e+000; foe(n+1)=4.739243e+001; krok(n+1)=1.161317e-005; ng(n+1)=3.604114e+002;
n=233; farx(n+1)=3.785131e+000; foe(n+1)=4.728884e+001; krok(n+1)=1.001618e-005; ng(n+1)=4.263594e+002;
n=234; farx(n+1)=3.808719e+000; foe(n+1)=4.718665e+001; krok(n+1)=1.155324e-005; ng(n+1)=3.565308e+002;
n=235; farx(n+1)=3.771581e+000; foe(n+1)=4.708568e+001; krok(n+1)=1.009346e-005; ng(n+1)=4.204231e+002;
n=236; farx(n+1)=3.795132e+000; foe(n+1)=4.698616e+001; krok(n+1)=1.136531e-005; ng(n+1)=3.552506e+002;
n=237; farx(n+1)=3.758724e+000; foe(n+1)=4.688775e+001; krok(n+1)=1.010485e-005; ng(n+1)=4.141935e+002;
n=238; farx(n+1)=3.782194e+000; foe(n+1)=4.679060e+001; krok(n+1)=1.138437e-005; ng(n+1)=3.516559e+002;
n=239; farx(n+1)=3.746064e+000; foe(n+1)=4.669447e+001; krok(n+1)=1.009346e-005; ng(n+1)=4.105426e+002;
n=240; farx(n+1)=3.769224e+000; foe(n+1)=4.659975e+001; krok(n+1)=1.115447e-005; ng(n+1)=3.497404e+002;
n=241; farx(n+1)=3.733818e+000; foe(n+1)=4.650614e+001; krok(n+1)=1.022048e-005; ng(n+1)=4.026133e+002;
n=242; farx(n+1)=3.756905e+000; foe(n+1)=4.641375e+001; krok(n+1)=1.104522e-005; ng(n+1)=3.476703e+002;
n=243; farx(n+1)=3.721844e+000; foe(n+1)=4.632239e+001; krok(n+1)=1.029142e-005; ng(n+1)=3.974594e+002;
n=244; farx(n+1)=3.745075e+000; foe(n+1)=4.623228e+001; krok(n+1)=1.095376e-005; ng(n+1)=3.464930e+002;
n=245; farx(n+1)=3.710677e+000; foe(n+1)=4.614305e+001; krok(n+1)=1.017076e-005; ng(n+1)=3.936434e+002;
n=246; farx(n+1)=3.733511e+000; foe(n+1)=4.605496e+001; krok(n+1)=1.100588e-005; ng(n+1)=3.412735e+002;
n=247; farx(n+1)=3.699568e+000; foe(n+1)=4.596782e+001; krok(n+1)=1.015968e-005; ng(n+1)=3.892031e+002;
n=248; farx(n+1)=3.722033e+000; foe(n+1)=4.588182e+001; krok(n+1)=1.085468e-005; ng(n+1)=3.384498e+002;
n=249; farx(n+1)=3.688484e+000; foe(n+1)=4.579681e+001; krok(n+1)=1.034200e-005; ng(n+1)=3.823176e+002;
n=250; farx(n+1)=3.711171e+000; foe(n+1)=4.571292e+001; krok(n+1)=1.071362e-005; ng(n+1)=3.383601e+002;
n=251; farx(n+1)=3.678247e+000; foe(n+1)=4.562987e+001; krok(n+1)=1.023989e-005; ng(n+1)=3.784026e+002;
n=252; farx(n+1)=3.700441e+000; foe(n+1)=4.554787e+001; krok(n+1)=1.069939e-005; ng(n+1)=3.335270e+002;
n=253; farx(n+1)=3.667765e+000; foe(n+1)=4.546677e+001; krok(n+1)=1.038706e-005; ng(n+1)=3.728501e+002;
n=254; farx(n+1)=3.690003e+000; foe(n+1)=4.538672e+001; krok(n+1)=1.048504e-005; ng(n+1)=3.335820e+002;
n=255; farx(n+1)=3.658006e+000; foe(n+1)=4.530749e+001; krok(n+1)=1.039083e-005; ng(n+1)=3.672755e+002;
n=256; farx(n+1)=3.680278e+000; foe(n+1)=4.522926e+001; krok(n+1)=1.061240e-005; ng(n+1)=3.297766e+002;
n=257; farx(n+1)=3.648590e+000; foe(n+1)=4.515180e+001; krok(n+1)=1.019428e-005; ng(n+1)=3.661316e+002;
n=258; farx(n+1)=3.670363e+000; foe(n+1)=4.507532e+001; krok(n+1)=1.057446e-005; ng(n+1)=3.253292e+002;
n=259; farx(n+1)=3.639127e+000; foe(n+1)=4.499964e+001; krok(n+1)=1.028980e-005; ng(n+1)=3.604104e+002;
n=260; farx(n+1)=3.660861e+000; foe(n+1)=4.492492e+001; krok(n+1)=1.048504e-005; ng(n+1)=3.237815e+002;
n=261; farx(n+1)=3.630164e+000; foe(n+1)=4.485095e+001; krok(n+1)=1.023989e-005; ng(n+1)=3.562401e+002;
n=262; farx(n+1)=3.651894e+000; foe(n+1)=4.477789e+001; krok(n+1)=1.061240e-005; ng(n+1)=3.199793e+002;
n=263; farx(n+1)=3.621390e+000; foe(n+1)=4.470553e+001; krok(n+1)=1.009346e-005; ng(n+1)=3.549853e+002;
n=264; farx(n+1)=3.642913e+000; foe(n+1)=4.463408e+001; krok(n+1)=1.061240e-005; ng(n+1)=3.166892e+002;
n=265; farx(n+1)=3.612887e+000; foe(n+1)=4.456333e+001; krok(n+1)=1.003408e-005; ng(n+1)=3.512376e+002;
n=266; farx(n+1)=3.634041e+000; foe(n+1)=4.449345e+001; krok(n+1)=1.057446e-005; ng(n+1)=3.130497e+002;
n=267; farx(n+1)=3.604574e+000; foe(n+1)=4.442429e+001; krok(n+1)=1.003721e-005; ng(n+1)=3.462984e+002;
n=268; farx(n+1)=3.625510e+000; foe(n+1)=4.435594e+001; krok(n+1)=1.057446e-005; ng(n+1)=3.097884e+002;
n=269; farx(n+1)=3.596210e+000; foe(n+1)=4.428830e+001; krok(n+1)=1.009346e-005; ng(n+1)=3.425820e+002;
n=270; farx(n+1)=3.617035e+000; foe(n+1)=4.422150e+001; krok(n+1)=1.039083e-005; ng(n+1)=3.090985e+002;
n=271; farx(n+1)=3.588192e+000; foe(n+1)=4.415537e+001; krok(n+1)=1.017255e-005; ng(n+1)=3.372429e+002;
n=272; farx(n+1)=3.608897e+000; foe(n+1)=4.409004e+001; krok(n+1)=1.031835e-005; ng(n+1)=3.071913e+002;
n=273; farx(n+1)=3.580417e+000; foe(n+1)=4.402535e+001; krok(n+1)=1.018462e-005; ng(n+1)=3.332318e+002;
n=274; farx(n+1)=3.601026e+000; foe(n+1)=4.396143e+001; krok(n+1)=1.029142e-005; ng(n+1)=3.049367e+002;
n=275; farx(n+1)=3.573001e+000; foe(n+1)=4.389813e+001; krok(n+1)=1.010485e-005; ng(n+1)=3.299278e+002;
n=276; farx(n+1)=3.593380e+000; foe(n+1)=4.383557e+001; krok(n+1)=1.034570e-005; ng(n+1)=3.011416e+002;
n=277; farx(n+1)=3.565560e+000; foe(n+1)=4.377362e+001; krok(n+1)=1.009346e-005; ng(n+1)=3.269902e+002;
n=278; farx(n+1)=3.585870e+000; foe(n+1)=4.371241e+001; krok(n+1)=1.029142e-005; ng(n+1)=2.993993e+002;
n=279; farx(n+1)=3.558480e+000; foe(n+1)=4.365178e+001; krok(n+1)=1.003408e-005; ng(n+1)=3.235834e+002;
n=280; farx(n+1)=3.578386e+000; foe(n+1)=4.359186e+001; krok(n+1)=1.023989e-005; ng(n+1)=2.959536e+002;
n=281; farx(n+1)=3.551419e+000; foe(n+1)=4.353252e+001; krok(n+1)=1.010485e-005; ng(n+1)=3.186746e+002;
n=282; farx(n+1)=3.571283e+000; foe(n+1)=4.347387e+001; krok(n+1)=1.022121e-005; ng(n+1)=2.940239e+002;
n=283; farx(n+1)=3.544504e+000; foe(n+1)=4.341577e+001; krok(n+1)=1.009346e-005; ng(n+1)=3.158939e+002;
n=284; farx(n+1)=3.564161e+000; foe(n+1)=4.335835e+001; krok(n+1)=1.010485e-005; ng(n+1)=2.923570e+002;
n=285; farx(n+1)=3.537793e+000; foe(n+1)=4.330147e+001; krok(n+1)=1.015216e-005; ng(n+1)=3.112689e+002;
n=286; farx(n+1)=3.557387e+000; foe(n+1)=4.324524e+001; krok(n+1)=1.009346e-005; ng(n+1)=2.903011e+002;
n=287; farx(n+1)=3.531316e+000; foe(n+1)=4.318953e+001; krok(n+1)=1.009346e-005; ng(n+1)=3.085557e+002;
n=288; farx(n+1)=3.550725e+000; foe(n+1)=4.313446e+001; krok(n+1)=1.009346e-005; ng(n+1)=2.875378e+002;
n=289; farx(n+1)=3.524897e+000; foe(n+1)=4.307990e+001; krok(n+1)=1.009346e-005; ng(n+1)=3.054512e+002;
n=290; farx(n+1)=3.544111e+000; foe(n+1)=4.302595e+001; krok(n+1)=1.000667e-005; ng(n+1)=2.856922e+002;
n=291; farx(n+1)=3.518765e+000; foe(n+1)=4.297250e+001; krok(n+1)=1.008355e-005; ng(n+1)=3.013545e+002;
n=292; farx(n+1)=3.537881e+000; foe(n+1)=4.291966e+001; krok(n+1)=1.009346e-005; ng(n+1)=2.824925e+002;
n=293; farx(n+1)=3.512940e+000; foe(n+1)=4.286729e+001; krok(n+1)=9.888364e-006; ng(n+1)=2.996937e+002;
n=294; farx(n+1)=3.531744e+000; foe(n+1)=4.281548e+001; krok(n+1)=1.023758e-005; ng(n+1)=2.776703e+002;
n=295; farx(n+1)=3.507029e+000; foe(n+1)=4.276414e+001; krok(n+1)=9.808732e-006; ng(n+1)=2.976264e+002;
n=296; farx(n+1)=3.525750e+000; foe(n+1)=4.271337e+001; krok(n+1)=1.029142e-005; ng(n+1)=2.750254e+002;
n=297; farx(n+1)=3.501374e+000; foe(n+1)=4.266303e+001; krok(n+1)=9.671965e-006; ng(n+1)=2.956889e+002;
n=298; farx(n+1)=3.519841e+000; foe(n+1)=4.261322e+001; krok(n+1)=1.038706e-005; ng(n+1)=2.711541e+002;
n=299; farx(n+1)=3.495683e+000; foe(n+1)=4.256385e+001; krok(n+1)=9.622040e-006; ng(n+1)=2.933631e+002;
n=300; farx(n+1)=3.513962e+000; foe(n+1)=4.251503e+001; krok(n+1)=1.035782e-005; ng(n+1)=2.688714e+002;

figure; semilogy(farx,'b'); hold on; semilogy(foe,'r'); xlabel('Iteracje'); ylabel('Earx, Eoe'); legend('Earx','Eoe'); title('Uczenie predyktora OE');
figure; subplot(2,1,1); semilogy(krok); xlabel('Iteracje'); ylabel('Krok');
subplot(2,1,2); semilogy(ng); xlabel('Iteracje'); ylabel('Norma gradientu');
Earx=farx(n+1)
Eoe=foe(n+1)
